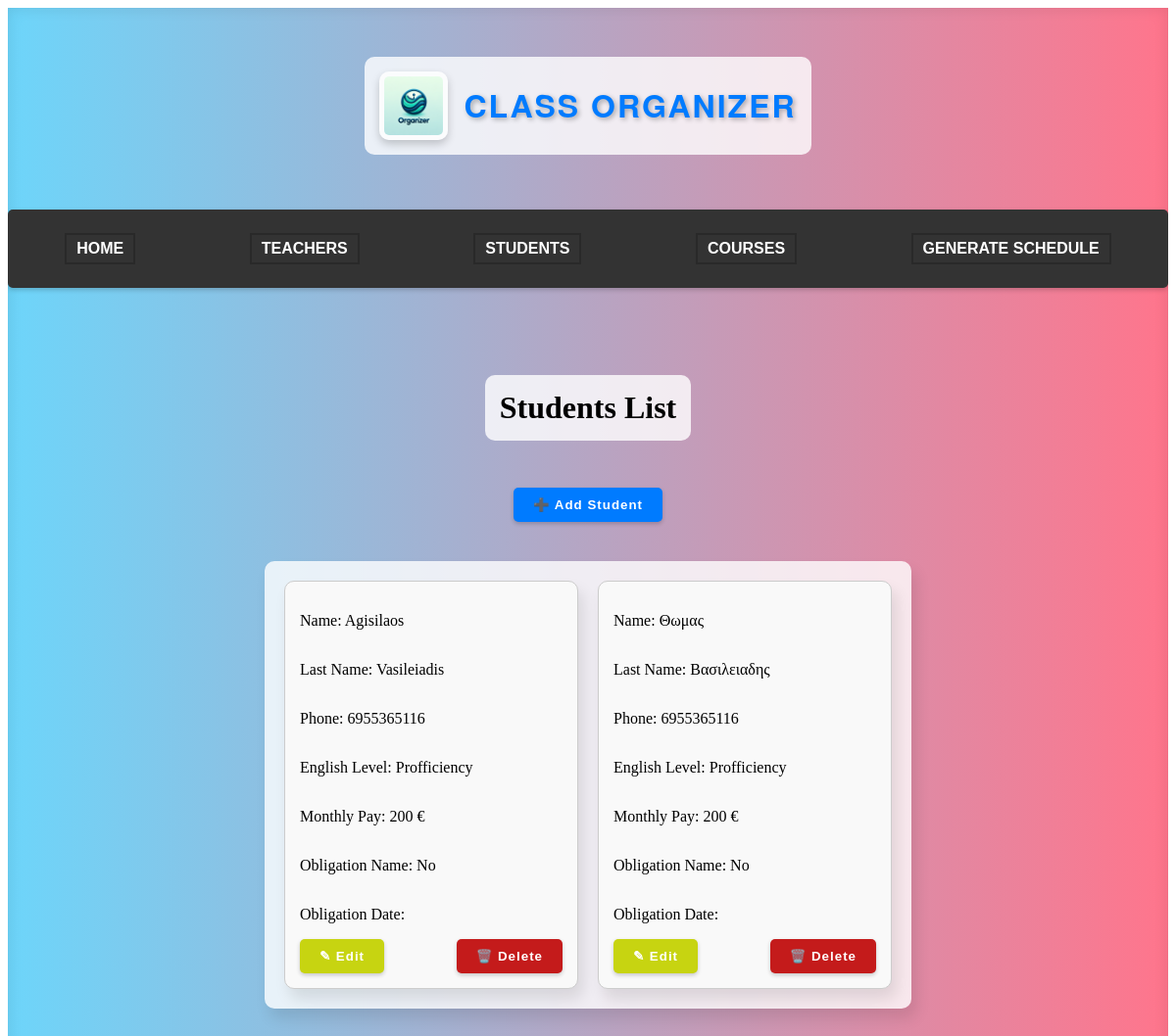
Page /classapp/student/ on the committed database.
### classapp/models.py (models this page shows)
class Student(models.Model):
    student_id = models.AutoField(primary_key=True) #primary key
    name = models.CharField(max_length=50)
    last_name = models.CharField(max_length=50)
    phone = models.CharField(max_length=50)
    english_level = models.CharField(max_length=50, default=' ')
    obligation_name = models.CharField(max_length=50, default=' ')
    obligation_datetime = models.DateTimeField(null=True, blank=True)
    monthly_pay = models.CharField(max_length=50, default=' ')

### classapp/views.py (the view, shortened to what this page needs)
# urls.py: path('student/', views.student, name='student'),
def student(request):
    data = Student.objects.all()
    context = {'data': data}
    return render(request, 'student.html', context)

### classapp/templates/student.html (shortened to what this page needs)
<!DOCTYPE html>
<html lang="en">
<head>
    {% load static %}
    <link rel="stylesheet" href="{% static 'style.css' %}">
</head>
<body>
    <div class="main-container">
        <header>
            <img src="{% static 'classorganizerlogo.png' %}" alt="Logo" class="logo">
            <h1 class="siteTitle">Class Organizer</h1>
        </header>
        <nav class="navbar">
            <ul class="navbar-nav">
                <li class="nav-item"><a href="{% url 'home' %}">Home</a></li>
                <li class="nav-item"><a href="{% url 'teacher' %}">Teachers</a></li>
                <li class="nav-item"><a href="{% url 'student' %}">Students</a></li>
                <li class="nav-item"><a href="{% url 'course' %}">Courses</a></li>
                <li class="nav-item"><a href="{% url 'schedule' %}">Generate Schedule</a></li>
            </ul>
        </nav>
        <h1>Students List</h1>
        <button class="add_students_btn" type="submit" onclick="window.location.href='addstudent/'">➕ Add Student</button>
        <div class="students-container">
            {% for student in data %}
            <div class="student-box">
                <p>Name: {{ student.name }}</p>
                <p>Last Name: {{ student.last_name }}</p>
                <p>Phone: {{ student.phone }}</p>
                <p>English Level: {{ student.english_level }}</p>
                <p>Monthly Pay: {{ student.monthly_pay }} &euro;</p>
                <p>Obligation Name: {{ student.obligation_name }}</p>
                <p>Obligation Date: {{ student.obligation_datetime|date:"d M Y H:i" }}</p>
                <div class="button-container">
                    <button class="edit_student_btn" type="button" onclick="window.location.href='{% url "editstudent" student.student_id %}'">✎ Edit</button>
                    <button class="delete_student_btn" type="button" onclick="window.location.href='{% url "deletestudent" student.student_id %}'">🗑️ Delete</button>
                </div>
            </div>
            {% endfor %}
        </div>
    </div>
</body>
</html>

### classapp/static/style.css (style rules this page uses)
.main-container { display: flex; flex-direction: column; justify-content: flex-start; align-items: center; height: 100vh; padding-top: 50px; background: linear-gradient(to right, #6DD5FA, #FF758C); box-shadow: inset 0 0 15px rgba(0, 0, 0, 0.1); overflow: auto; transition: all 0.3s ease; gap: 20px; }
.main-container > * { margin-bottom: 20px; padding: 15px; border-radius: 10px; background: rgba(255, 255, 255, 0.8); }
.navbar { background-color: #333; padding: 10px 0; margin-top: 1rem; width: 100%; margin-bottom: 3rem; box-shadow: 0 2px 5px rgba(0, 0, 0, 0.2); font-family: "Arial", sans-serif; border-radius: 5px; transition: background-color 0.3s ease-in-out; }
.navbar-nav { list-style: none; display: flex; justify-content: space-around; padding: 0; }
.nav-item { color: #fff; text-transform: uppercase; font-weight: bold; transition: color 0.3s ease-in-out, box-shadow 0.3s ease-in-out, transform 0.3s ease-in-out; box-shadow: 0 0 0 2px rgba(0, 0, 0, 0.2); }
.nav-item a { color: #fff; text-decoration: none; padding: 5px 10px; position: relative; display: inline-block; }
.nav-item a::after { content: ""; position: absolute; width: 0; height: 2px; background-color: #ff0000; bottom: 0; left: 50%; transition: width 0.3s ease, left 0.3s ease; }
header { display: flex; align-items: center; justify-content: space-between; padding: 20px; background-color: #333; color: #fff; }
.siteTitle { font-size: 2em; margin: 0; font-family: 'Helvetica Neue', sans-serif; color: #007BFF; text-shadow: 2px 2px 5px rgba(0, 0, 0, 0.3); text-transform: uppercase; letter-spacing: 2px; transition: all 0.3s ease; }
.siteTitle::after { content: ''; display: block; height: 2px; background: linear-gradient(to right, #6DD5FA, #FF758C); transition: width 0.3s ease; width: 0; }
.students-container { display: flex; flex-wrap: wrap; gap: 20px; padding: 20px; box-shadow: 5px 10px 15px rgba(0, 0, 0, 0.1); }
.student-box { border: 1px solid #ccc; padding: 15px; border-radius: 10px; background-color: #f9f9f9; width: 300px; box-sizing: border-box; box-shadow: 5px 10px 15px rgba(0, 0, 0, 0.1); display: flex; flex-direction: column; justify-content: space-between; }
.button-container { display: flex; justify-content: space-between; }

### rows in the picture
Student: name "Agisilaos", last_name "Vasileiadis", phone "6955365116", english_level "Profficiency", monthly_pay "200", obligation_name "No"
Student: name "Θωμας", last_name "Βασιλειαδης", phone "6955365116", english_level "Profficiency", monthly_pay "200", obligation_name "No"
